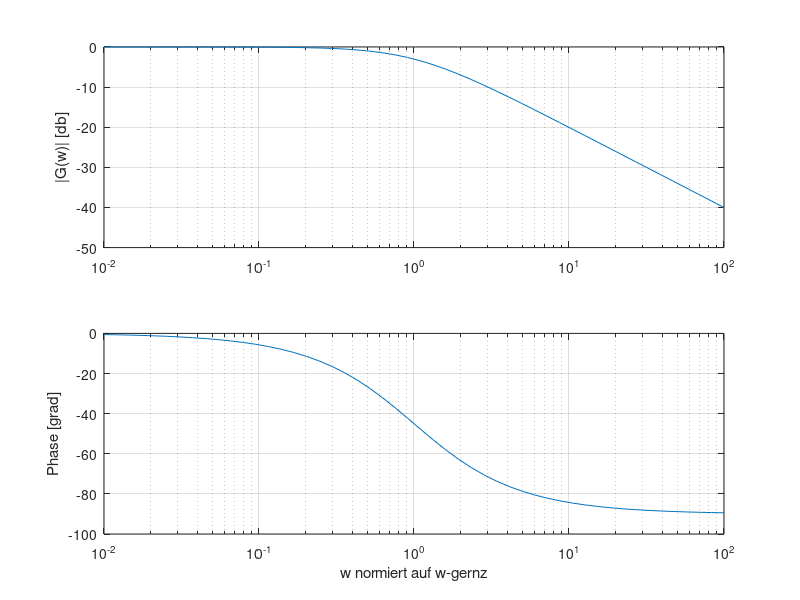

Source code (MATLAB):
% - erstellt Vector mit Werten zwischen 10^-2 und 10^2
w=logspace(-2,2);
% - erstellt Vector G enthält 
% - size(w) 1 kreuz N Matrix; N = # Elemente in w entspricht Array mit N
% Elementen
% - ones(size(w)) erstellt 1 kreuz N Matrix, an jedem Index mit 1 befüllt
% - ./ teilt Elementweise jeden Wert des Arrays/Matrix durch das komplexe
% Ergebnis des Nenners
% - G ist der Ergebnis Array/die Matrix
G=ones(size(w))./(1+j*w);
% - subplot erstellt ein Raster/Matrix mit (x, y, ) Achse. Der 3. Wert gibt
% die Position des aktuellen Subplot an
% - semilogx erstellt Plot mit logarithmische X-Achse, linearer y-Achse.
% (x, y) gib die Daten für die entsprechende Achse
subplot(2, 1, 1), semilogx(w, 20 * log10(abs(G)))
grid, ylabel('|G(w)| [db]')
% erstellt zweiten Plot mit den (x, y) Werten für (w, WInkel in Grad)
subplot(2, 1, 2), semilogx(w, 180*angle(G)/pi)
grid, xlabel('w normiert auf w-gernz')
ylabel('Phase [grad]')